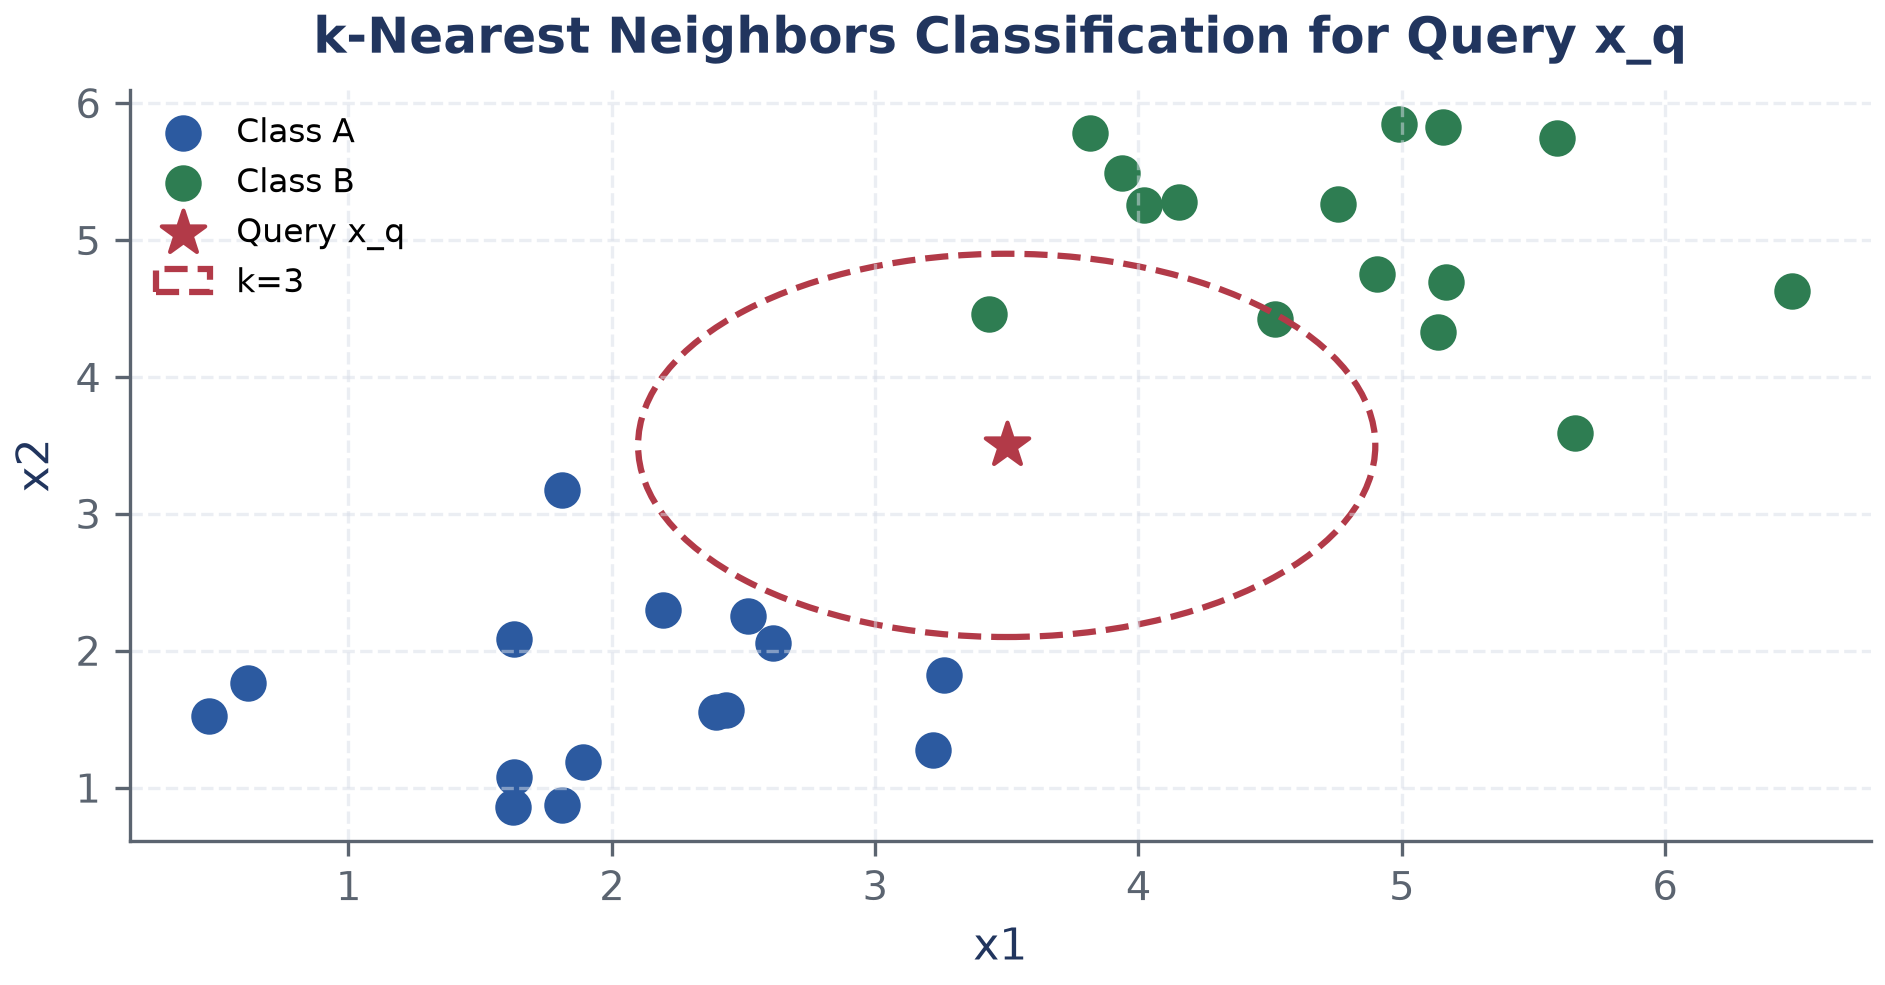

This chart was generated by the following Python code:
#!/usr/bin/env python3
import os, sys, matplotlib.pyplot as plt, numpy as np
sys.path.insert(0, os.path.abspath(os.path.join(os.path.dirname(__file__), "../../../scripts")))
from figstyle import use_house_style, PALETTE
use_house_style()
np.random.seed(42)
x1_c0, y1_c0 = np.random.normal(2, 0.8, 15), np.random.normal(2, 0.8, 15)
x1_c1, y1_c1 = np.random.normal(5, 0.8, 15), np.random.normal(5, 0.8, 15)
query_x, query_y = 3.5, 3.5
fig, ax = plt.subplots(figsize=(6.5, 3.5))
ax.scatter(x1_c0, y1_c0, color=PALETTE["blue"], s=60, label="Class A")
ax.scatter(x1_c1, y1_c1, color=PALETTE["green"], s=60, label="Class B")
ax.scatter([query_x], [query_y], color=PALETTE["red"], s=120, marker="*", label="Query x_q", zorder=5)
circle1 = plt.Circle((query_x, query_y), 1.4, color=PALETTE["red"], fill=False, linestyle="--", lw=1.5, label="k=3")
ax.add_patch(circle1)
ax.set_title("k-Nearest Neighbors Classification for Query x_q")
ax.set_xlabel("x1"); ax.set_ylabel("x2"); ax.grid(True, linestyle="--", alpha=0.5); ax.legend(loc="upper left", fontsize=8)
plt.tight_layout(); plt.savefig(os.path.join(os.path.dirname(__file__), "fig_knn_classification.png"), dpi=300)
